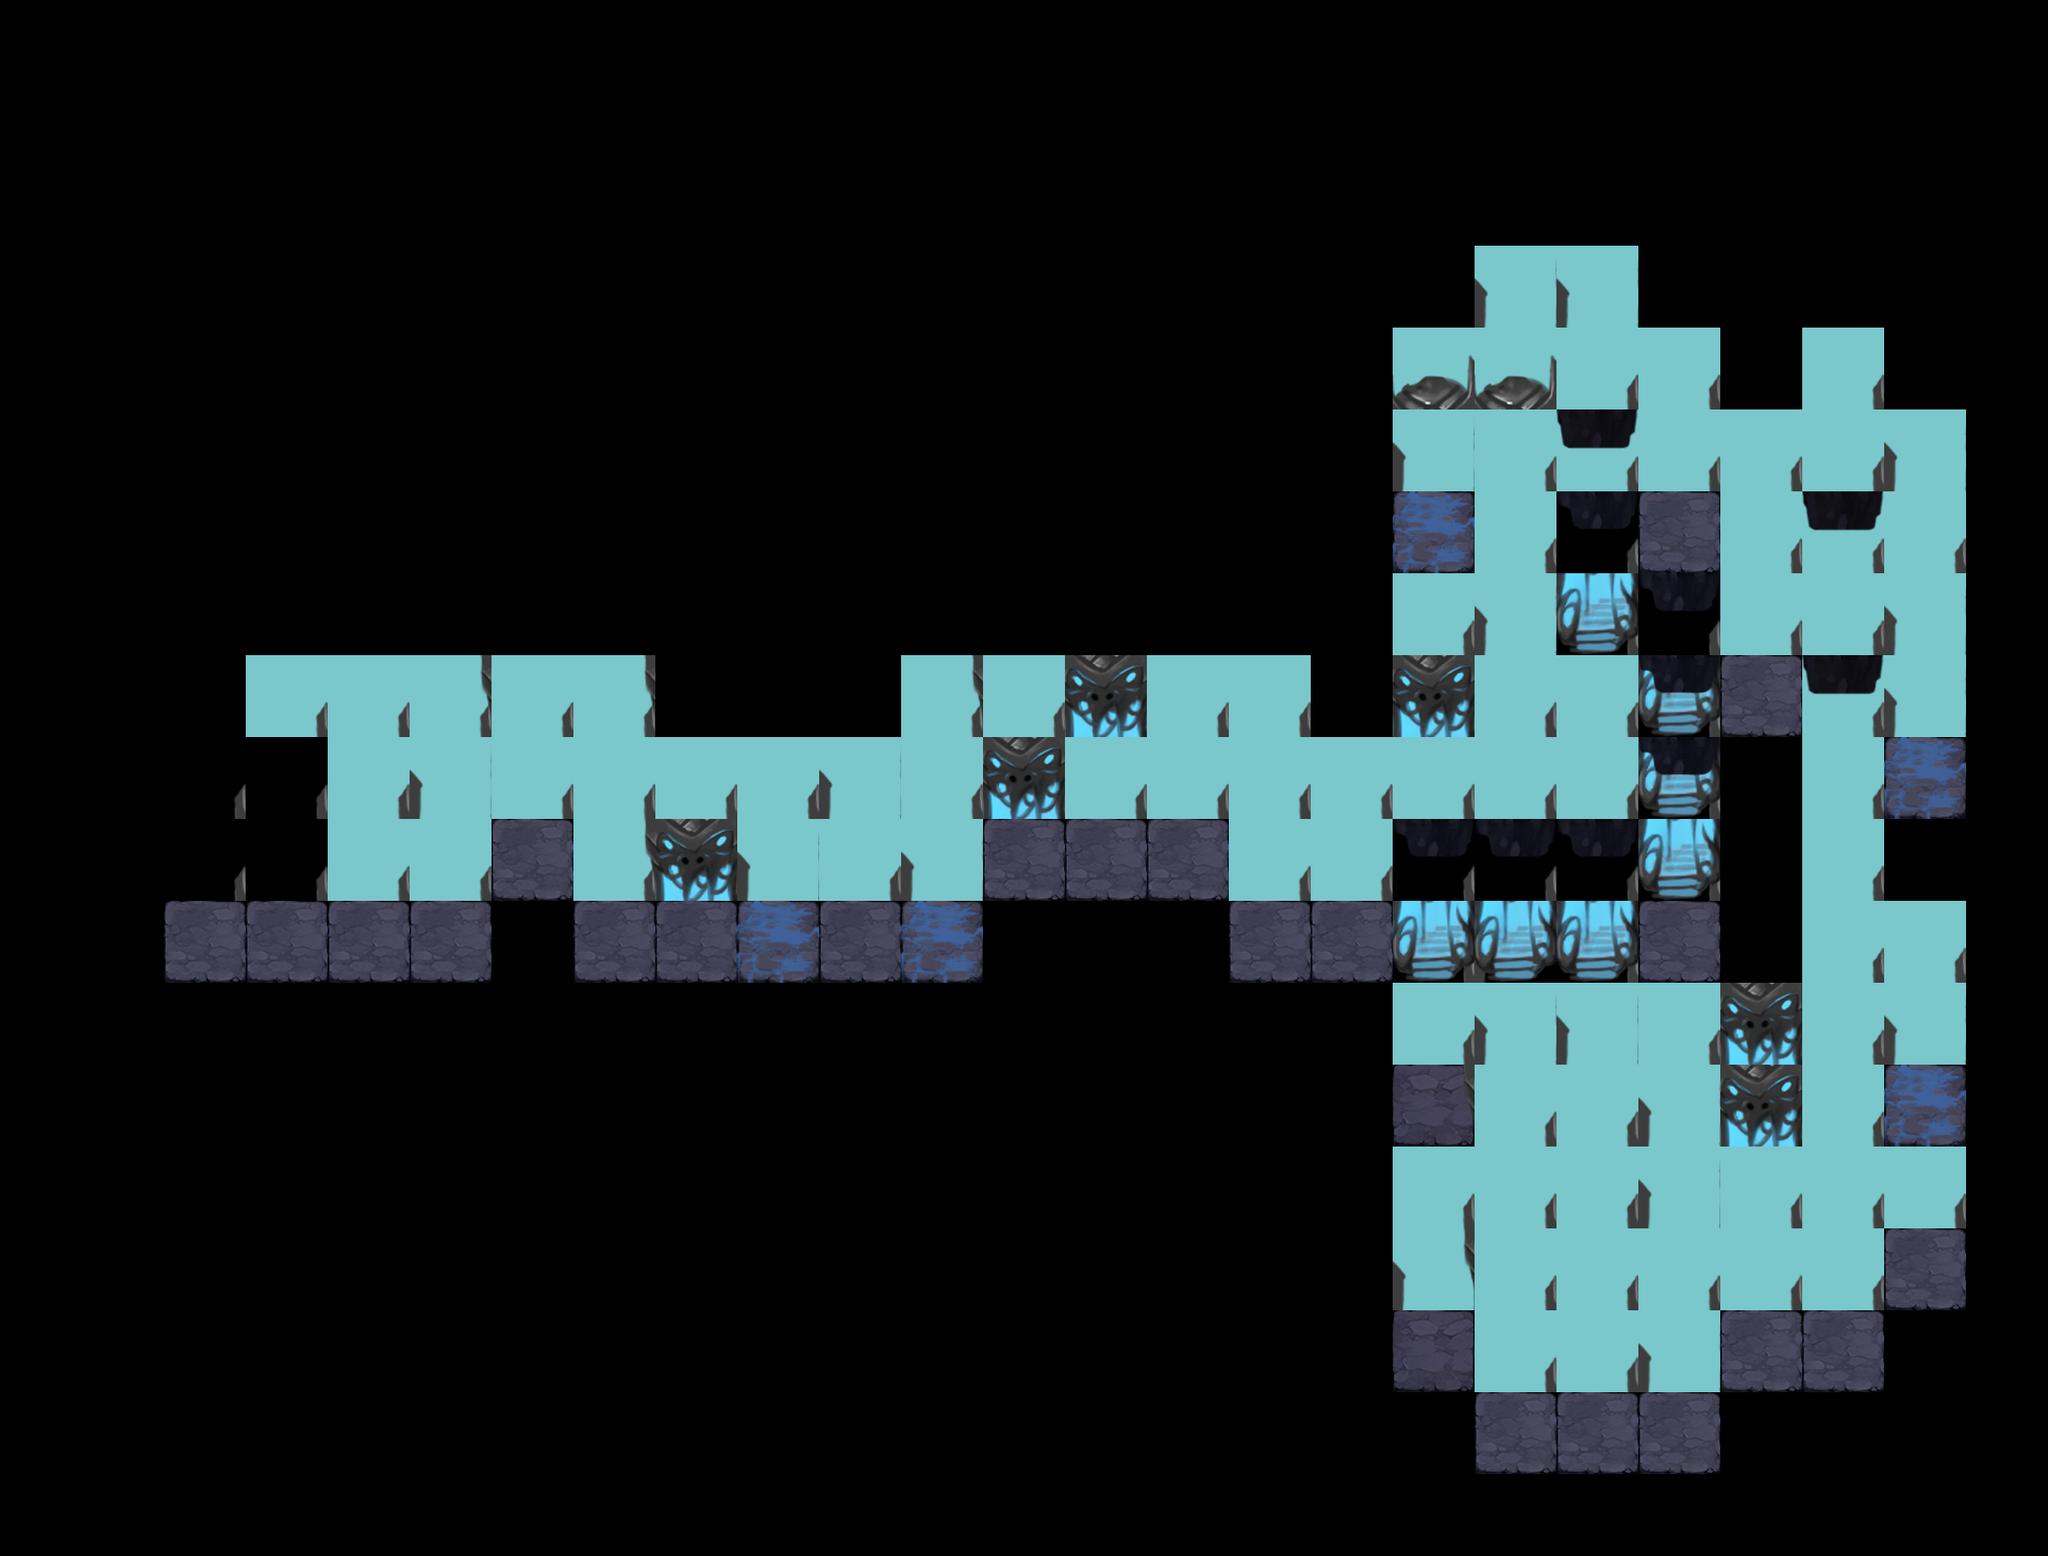

This is a level from a 2D game, rendered from its Tiled map with the project's own tilesets. A one-line summary and the map file follow, with tile-layer data summarised:
An orthogonal 25x19 tile map with 88x88 px tiles, 6 tile layers (Road, temple, BG, decoration_2, ...), 3 tilesets and 10 objects (5x 7, 3x 8, 5, 1).

<map version="1.0" orientation="orthogonal" renderorder="right-down" width="25" height="19" tilewidth="88" tileheight="88" nextobjectid="17">
 <tileset firstgid="1" name="ditu_dongxue88" tilewidth="88" tileheight="88">
  <image source="ditu_dongxue88.png" width="264" height="440" />
 </tileset>
 <tileset firstgid="16" name="transfer" tilewidth="176" tileheight="176">
  <image source="transfer.png" width="176" height="176" />
 </tileset>
 <tileset firstgid="17" name="walk" tilewidth="88" tileheight="88">
  <image source="walk.png" width="88" height="88" />
 </tileset>
 <layer name="Road" width="25" height="19">
  <data>[475 cells, 95 non-empty, 1 distinct tile ids]</data>
 </layer>
 <layer name="temple" width="25" height="19">
  <data>[475 cells, 0 non-empty, 0 distinct tile ids]</data>
 </layer>
 <layer name="BG" width="25" height="19">
  <data>[475 cells, 140 non-empty, 6 distinct tile ids]</data>
 </layer>
 <layer name="decoration_2" width="25" height="19">
  <data>[475 cells, 4 non-empty, 2 distinct tile ids]</data>
 </layer>
 <layer name="decoration_1" width="25" height="19">
  <data>[475 cells, 2 non-empty, 2 distinct tile ids]</data>
 </layer>
 <layer name="decoration" width="25" height="19">
  <data>[475 cells, 23 non-empty, 5 distinct tile ids]</data>
 </layer>
 <objectgroup name="Key">
  <object id="2" type="5" gid="16" x="176" y="938" />
  <object id="4" name="player" type="1" x="352" y="792" width="88" height="88">
   <ellipse />
  </object>
  <object id="9" name="1" type="7" x="616" y="792" width="88" height="88" />
  <object id="10" name="2" type="7" x="968" y="792" width="88" height="88" />
  <object id="11" name="3" type="7" x="1320" y="792" width="88" height="88" />
  <object id="12" name="4" type="7" x="1584" y="528" width="88" height="88" />
  <object id="13" name="5" type="7" x="1848" y="440" width="88" height="88" />
  <object id="14" name="6" type="8" x="1936" y="792" width="88" height="88" />
  <object id="15" name="7" type="8" x="1936" y="1056" width="88" height="88" />
  <object id="16" name="8" type="8" x="1672" y="1232" width="88" height="88" />
 </objectgroup>
</map>